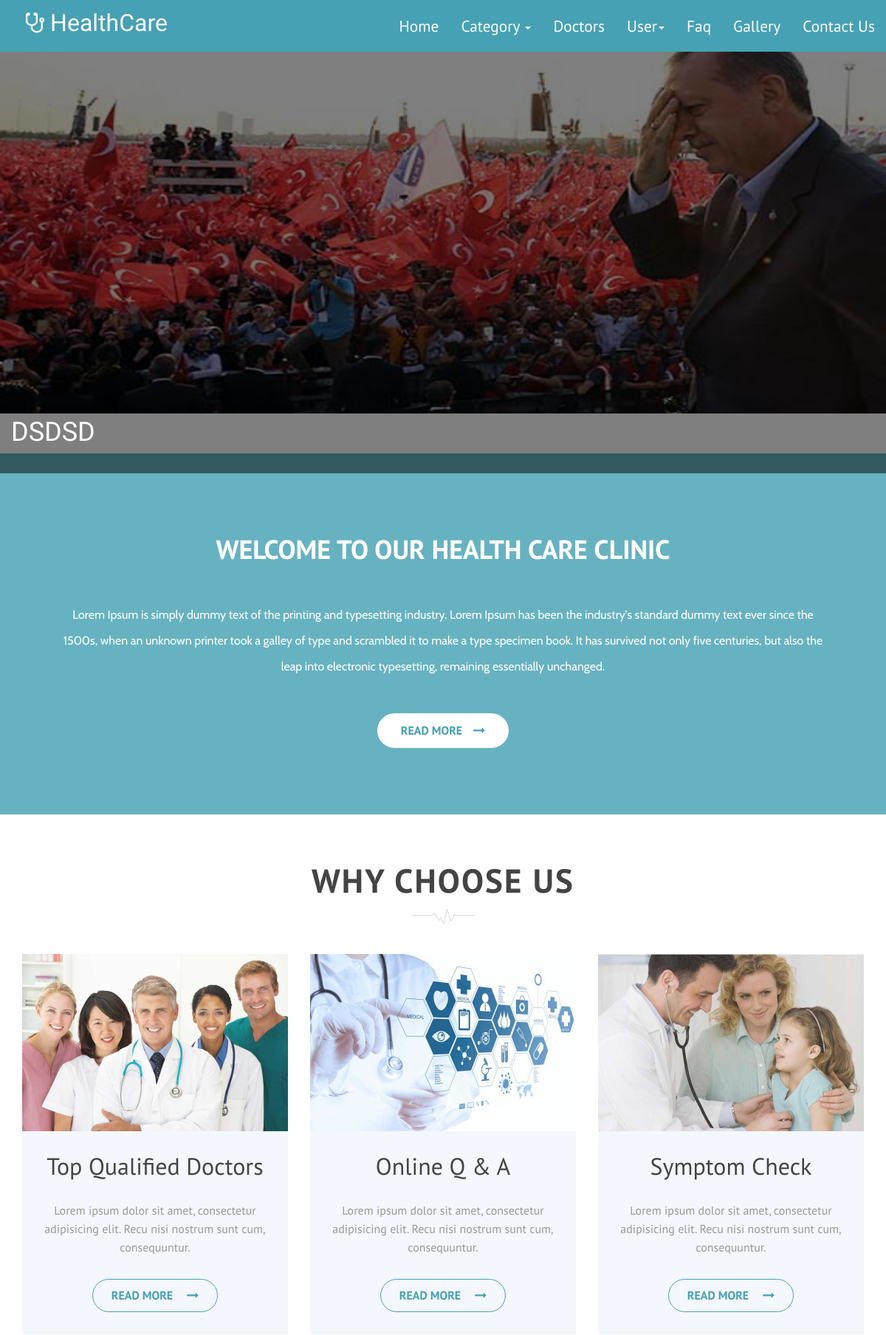
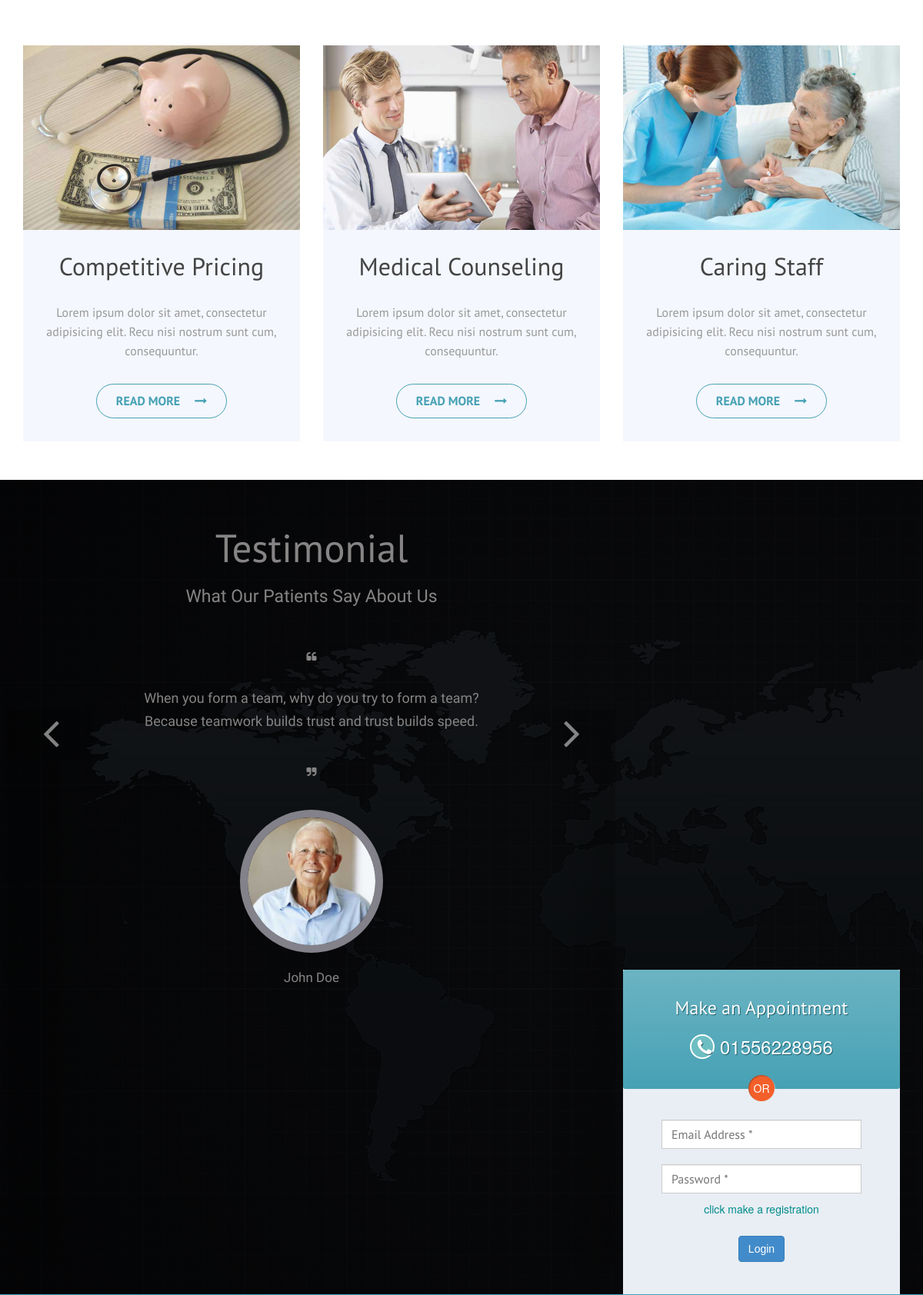
The page / (upper part) on the database its author committed (2 pictures, top to bottom).
### tables this page shows
CREATE TABLE `tbl_slider` (
  `id` int(11) NOT NULL,
  `slider` text NOT NULL,
  `description` text NOT NULL
);

CREATE TABLE `tbl_contact` (
  `id` int(11) NOT NULL,
  `address` text NOT NULL,
  `number1` varchar(20) NOT NULL,
  `number2` varchar(20) NOT NULL,
  `email` varchar(100) NOT NULL
);

### class/config.php (called while the page is built, shortened)
<?php
class Connect{
            function __construct() {
       $server='localhost';
       $sql='root';
       $password='';
       $db='hospital _management';
       $this->connect=  mysqli_connect($server, $sql, $password, $db);
    }
}
?>

### class/fontend_function.php (called while the page is built, shortened)
<?php
require 'config.php';
class fontend_function extends Connect {
    public function slect_image() {
        $query = 'SELECT * FROM tbl_slider ORDER BY id DESC LIMIT 4';
        $result = mysqli_query($this->connect, $query);
        if ($result) {
            return $result;
        }
    }
    public function select_contact() {
        $query = 'SELECT * FROM tbl_contact ORDER BY id DESC LIMIT 1';
        $result = mysqli_query($this->connect, $query);
        if ($result) {
            return $result;
        }
    }
}
?>

### index.php (the view, shortened to what this page needs)
<?php
require 'class/fontend_function.php';
$index_obj = new fontend_function();
?>
<!DOCTYPE html>
<html>
    <?php
    include './include/head.php';
    ?>
    <body>
        <?php
        include './include/nav.php';
        include './include/slider.php';
        ?>
        <section class= "starting-text">
            <div class="container">
                <div class="row">
                    <div class="welcome">
                        <h2 class="welcome-title"><span>Welcome To Our Health Care Clinic</h2>
                        <p class="welcome-txt"<span>Lorem Ipsum is simply dummy text of the printing and typesetting industry. Lorem Ipsum has been the industry's standard dummy text ever since the 1500s, when an unknown printer took a galley of type and scrambled it to make a type specimen book. It has survived not only five centuries, but also the leap into electronic typesetting, remaining essentially unchanged. </span></p>
                        <button class="welcome-btn">Read More<i class="icon-on-btn fa fa-long-arrow-right"></i></button>
                    </div>
                </div>
            </div>
        </section>
        <?php
        include './include/services.php';
        ?>
        <section id= "testimonial" class="text-center">
            <div class="testimonial-wrapper">
                <div class="container">
                    <div class="row client-content text-center clearfix">
                        <div class="col-md-8">
                            <div class="row">
                                <h1>Testimonial</h1>
                            </div>
                            <div class="row">
                                <div class="sub-headline">
                                    <p>What Our Patients Say About Us</p>
                                </div>
                            </div>
                            <div id="carousel-example-generic" class="carousel slide" data-ride="carousel">
                                <div class="carousel-inner" role="listbox">
                                    <div class="item active">
                                        <div id="client-speech">
                                            <div class="item">
                                                <div class="row">
                                                    <div class="col-md-12">
                                                        <i class="fa fa-quote-left"></i>
                                                    </div>
                                                    <div class="col-md-8 col-md-offset-2">
                                                        <p class="client-comment text-center">
                                                            When you form a team, why do you try to form a team? Because teamwork builds trust and trust builds speed.
                                                        </p>
                                                    </div>
                                                    <div class="col-md-12">
                                                        <i class="fa fa-quote-right"></i>
                                                    </div>
                                                    <div class="col-md-4 col-md-offset-4 col-sm-6 col-sm-offset-3 col-xs-6 col-xs-offset-3">
                                                        <div class="row">
                                                            <div class="col-md-10 col-md-offset-1">
                                                                <img class="img-circle img-responsive center-block" src="assets/img/client1.jpg" alt="Image">
                                                            </div>
                                                        </div>
                                                    </div>
                                                </div>
                                                <div class= "row text-center">
                                                    <p class="client-name text-center">John Doe</p>
                                                </div>
                                            </div>
                                        </div>
                                    </div>
                                </div>
                                <a class="left carousel-control testimonial-carousel-control-left" href="#carousel-example-generic" role="button" data-slide="prev">
                                    <i class="fa fa-angle-left fa-3x"></i>
                                </a>
                                <a class="right carousel-control testimonial-carousel-control-right" href="#carousel-example-generic" role="button" data-slide="next">
                                    <i class="fa fa-angle-right fa-3x"></i>
                                </a>
                            </div>
                        </div>
                        <div class="col-md-4 appointment-position">
                            <div class= "appointment">
                                <div class="header text-center">
                                    <?php
                                          $dataa= $index_obj->select_contact();
                                          $result=  mysqli_fetch_assoc($dataa);
                                    ?>
                                    <h2>Make an Appointment</h2>
                                    <a href="#" class="number">
                                        <i class="fa fa-phone fa-fw"></i>
                                        <?php
                                                                            echo $result['number1'];
                                        ?>
                                    </a>
                                    <span class="or">OR</span>
                                </div>
                                <div class="row">
                                    <form  method="post" action="">
                                        <div class= "form">
                                            <div class="input-group margin-bottom-sm col-md-8 col-md-offset-2 col-sm-8 col-sm-offset-2 col-xs-10 col-xs-offset-1">
                                                <input class="form-control" name="email" type="email" placeholder="Email Address *" required>
                                            </div>
                                            <div class="input-group margin-bottom-sm col-md-8 col-md-offset-2 col-sm-8 col-sm-offset-2 col-xs-10 col-xs-offset-1">
                                                <input class="form-control" name="password" type="password" placeholder="Password *" required>
                                            </div>
                                            <a href="registration.php" style="margin: 0px 20px">click make a registration</a>
                                        </div>
                                        <div class="col-md-8 col-md-offset-2 col-sm-8 col-sm-offset-2 col-xs-10 col-xs-offset-1">
                                            <button class="btn btn-primary send send-services" id="afsubmit" name="btn" type="submit">Login</button>
                                        </div>
                                    </form>
                                </div>
                            </div>
                        </div>
                    </div>
                </div>
            </div>
        </section>
    </body>
</html>

### include/slider.php (shortened to what this page needs)
<section class= "heading-slider">
				<div id="owl-demo" class="owl-carousel owl-theme">
 <?php
 $result=$index_obj->slect_image();
 while ($row=  mysqli_fetch_assoc($result)){
 ?>
			          <div class="">
                                      <img src="admin/image/<?php echo $row['slider'];?>" style="width: 100%; height: 560px">
			          <div class="slider-item-overlay"></div>
			          	<div class="slider-content">
			          		<div class="container">
			          			<p><?php echo $row['description'];?></p>
                                                        <br>
                                                </div>
			          	</div>
			          </div>
                                    <?php
 }
                                    ?>
			      </div>
		</section>

### assets/css/main.css (style rules this page uses)
* { outline: none !important; }
.testimonial-carousel-control-left { margin-left: -20px; }
.testimonial-carousel-control-right { margin-right: -20px; }
.form-control, .input-group-addon { border-radius: 0px; }
a { color: darkcyan; }
.btn { font-family: 'Raleway', sans-serif; }
p { font-family: 'Dosis', sans-serif; font-size: 17px; }
h1, h2, h3, h4, h5, h6 { font-family: 'PT Sans', sans-serif; font-weight: 300; }
.send { margin-bottom: 50px; margin-top: 50px; }
.widget h4, { background: url("../img/title-bg.png") repeat-x scroll 0 4px rgba(0, 0, 0, 0); font-weight: bold; margin-bottom: 10px; margin-top: 0; }
.appointment { background: rgb(232,238,243); }
.appointment .header { background-color: #46a1b4; min-height: 99px; height: auto !important; padding: 10px 23px 0px; margin: 0px 0px 30px; border-radius: 3px; -moz-border-radius: 3px; -webkit-border-radius: 3px; background-image: -webkit-gradient(linear, left top, left bottom, from(rgba(255,255,255,.2)), to(rgba(0,0,0,0))); background-image: -webkit-linear-gradient(top, rgba(255,255,255,.2), rgba(0,0,0,0)); background-image: -moz-linear-gradient(top, rgba(255,255,255,.2), rgba(0,0,0,0)); background-image: -ms-linear-gradient(top, rgba(255,255,255,.2), rgba(0,0,0,0)); background-image: -o-linear-gradient(top, rgba(255,255,255,.2), rgba(0,0,0,0)); background-image: linear-gradient(top, rgba(255,255,255,.2), rgba(0,0,0,0)); }
.appointment .header h2, .appointment .header .number { text-shadow: 1px 1px 0px #20606D; color: #ffffff; font-size: 24px; line-height: 40px; font-weight: normal; }
.appointment .header a i { width: 32px; height: 32px; border-radius: 16px; border: 2px solid #fff; background: #6DBEC2; color: white; padding-top: 3px; padding-left: 6px; }
.appointment .header .or { display: block; width: 100%; height: 35px; background: url(../img/or-bg.png) center center no-repeat; font-size: 14px; color: #fff; text-align: center; line-height: 35px; position: relative; top: 17px; }
.appointment .input-group { padding: 10px 0px; }
section.starting-text { background-color: rgba(70, 161, 180, 0.82); margin-top: -37px; }
.welcome { padding: 90px 68px; text-align: center; }
.welcome-title { font-size: 36px; padding-bottom: 15px; color: #FFFFFF; font-weight: 700; font-family: 'PT Sans', sans-serif; text-transform: uppercase; }
.welcome-txt { font-size: 16px; font-family: 'Cabin', sans-serif; color: #fff; line-height: 35px; margin-bottom: 26px; padding-top: 26px; }
.welcome-btn { background-color: #fff; margin-top: 20px; color: #46a1b4; border-radius: 0px; font-size: 16px; transition: all 0.3s ease-in; padding: 10px 30px; border: 2px solid #fff; border-radius: 50px; font-family: 'PT Sans', sans-serif; text-transform: uppercase; font-weight: 700; }
.icon-on-btn { margin-left: 15px; }
.form-control { height: 38px !important; }
#testimonial { background: url(../img/1786577.jpg); width: 100%; background-size: cover; margin-top: 20px; color: rgb(134, 132, 132); }
.testimonial-wrapper { background-color: rgba(0, 0, 0, 0.87); }
.client-content h1 { font-size: 51px; }
.sub-headline p { font-size: 23px; }
.client-comment { font-size: 18px; padding: 30px 15px; line-height: 30px; }
#client-speech img { margin-top: 40px; margin-bottom: 20px; border: 10px solid rgb(131, 129, 137); }
.client-content { position: relative; padding-top: 40px; padding-bottom: 40px; }
.carousel-control { top: 10%; }
.sub-headline { padding: 10px 0px 40px 0px; font-size: 24px; }
.send-services { margin-bottom: 42px; margin-top: 25px; }
@media (min-width:1100px) { .appointment-position { position: absolute; right: 0; bottom: 0; } }
.item { height: 100vh; width: 100%; display: table; }
.slider-content { display: table-cell; vertical-align: middle; position: relative; vertical-align: bottom; bottom: 10%; }
.slider-item-overlay { position: absolute; width: 100%; height: 100%; background-color: #000; top: 0; left: 0; opacity: 0.5; }
.slider-content p { font-size: 36px; text-transform: uppercase; color: #fff; }

### rows shown on the page
tbl_slider: slider (picture), description "DSDSD"
tbl_contact: number1 "01556228956"
